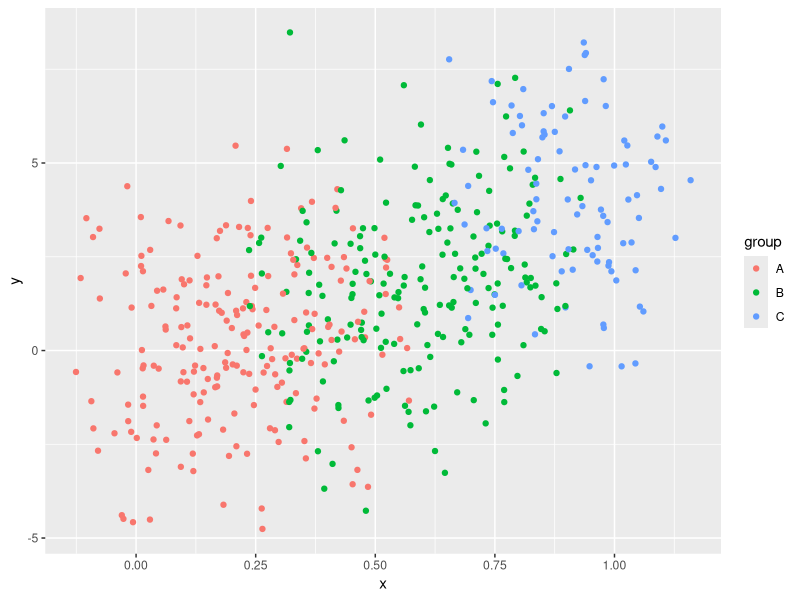
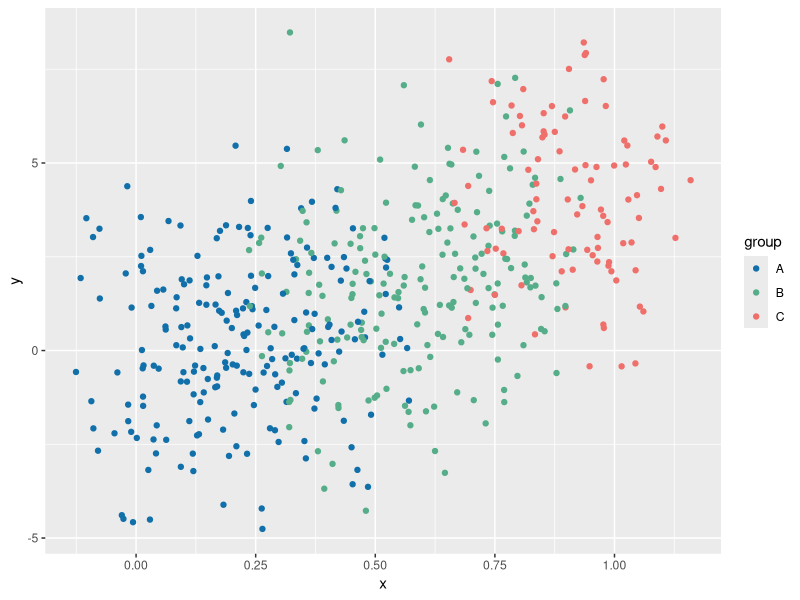
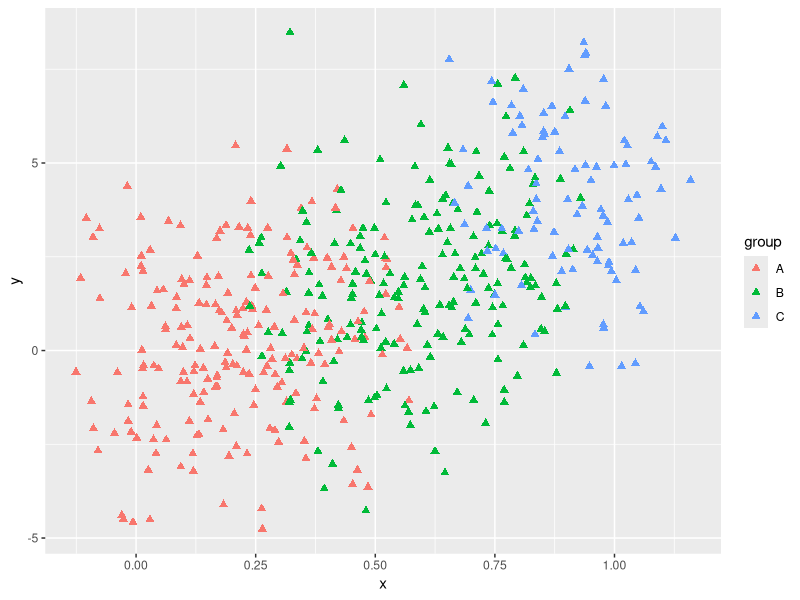
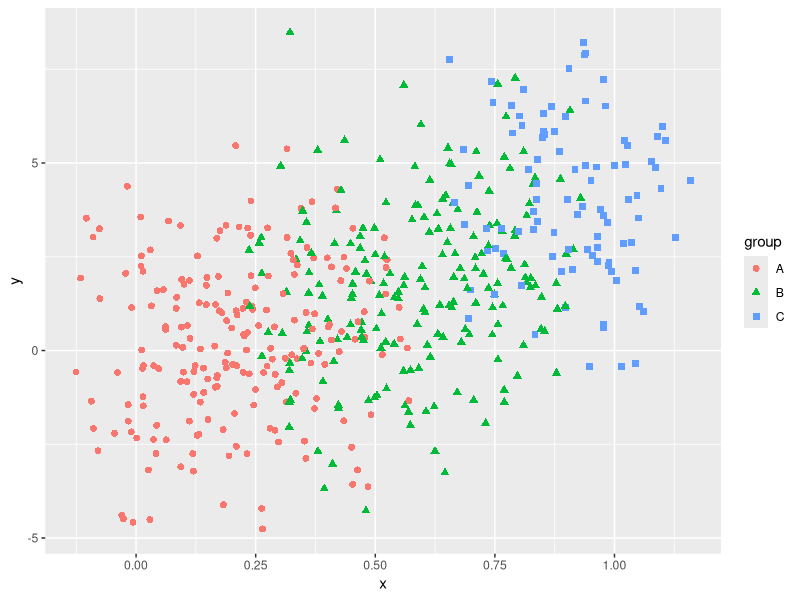
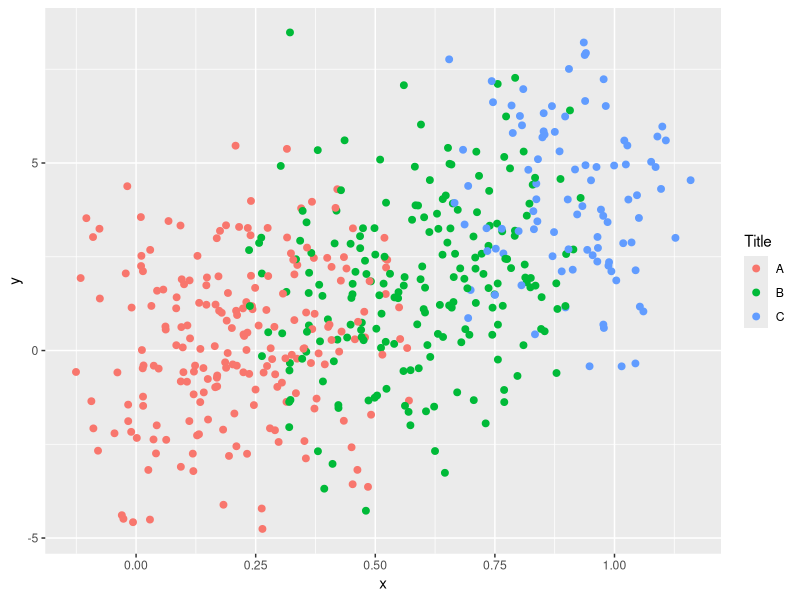
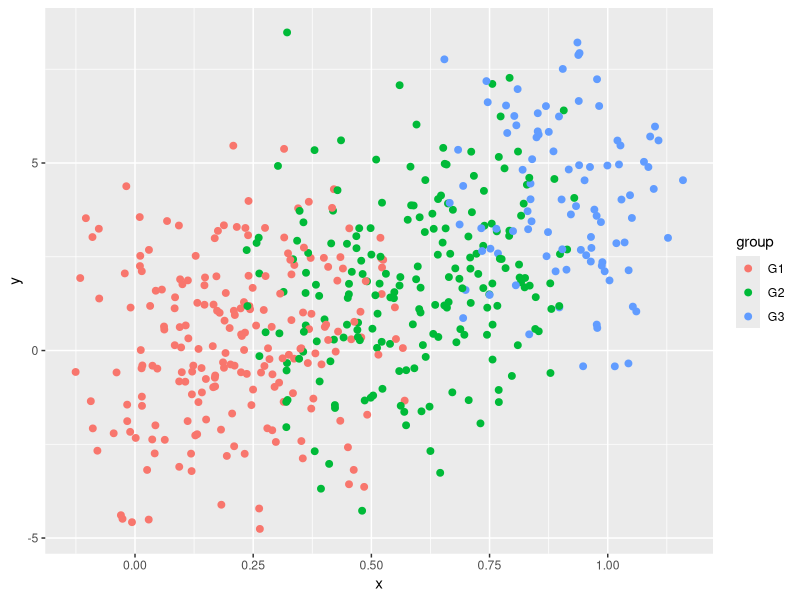
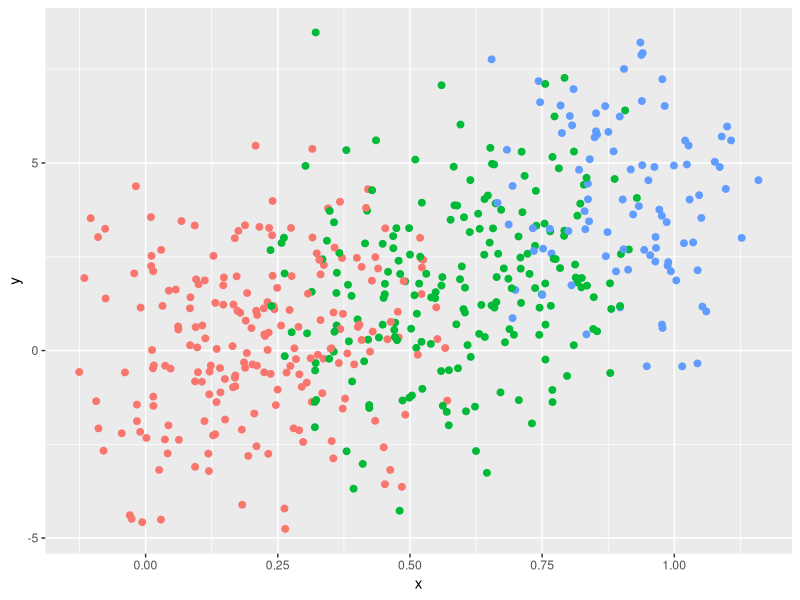

R code for these plots, in order:
library(ggplot2)

set.seed(1)

# Data simulation
x <- runif(500)
y <- 5 * x ^ 2 + rnorm(length(x), sd = 2)
group <- ifelse(x < 0.4, "A",
                ifelse(x > 0.8, "C", "B"))
x <- x + runif(length(x), -0.2, 0.2)

# Data frame
df <- data.frame(x = x, y = y, group = group)

# Scatter plot by group
ggplot(df, aes(x = x, y = y, color = group)) +
  geom_point()

# Changing the colors
cols <- c("#1170AA", "#55AD89", "#EF6F6A")
ggplot(df, aes(x = x, y = y, color = group)) +
  geom_point() +
  scale_color_manual(values = cols)

# Changing the shape and the size
ggplot(df, aes(x = x, y = y, color = group)) +
  geom_point(shape = 17, size = 2)

# Shape by group
ggplot(df, aes(x = x, y = y, color = group,
               shape = group)) +
  geom_point(size = 2)

# Legend title
ggplot(df, aes(x = x, y = y, color = group)) +
  geom_point(size = 2) +
  guides(colour = guide_legend(title = "Title"))

# Custom key labels
ggplot(df, aes(x = x, y = y, color = group)) +
  geom_point(size = 2) +
  scale_color_discrete(labels = c("G1", "G2", "G3"))

# Remove the legend
ggplot(df, aes(x = x, y = y, color = group)) +
  geom_point(size = 2) +
  theme(legend.position = "none")
